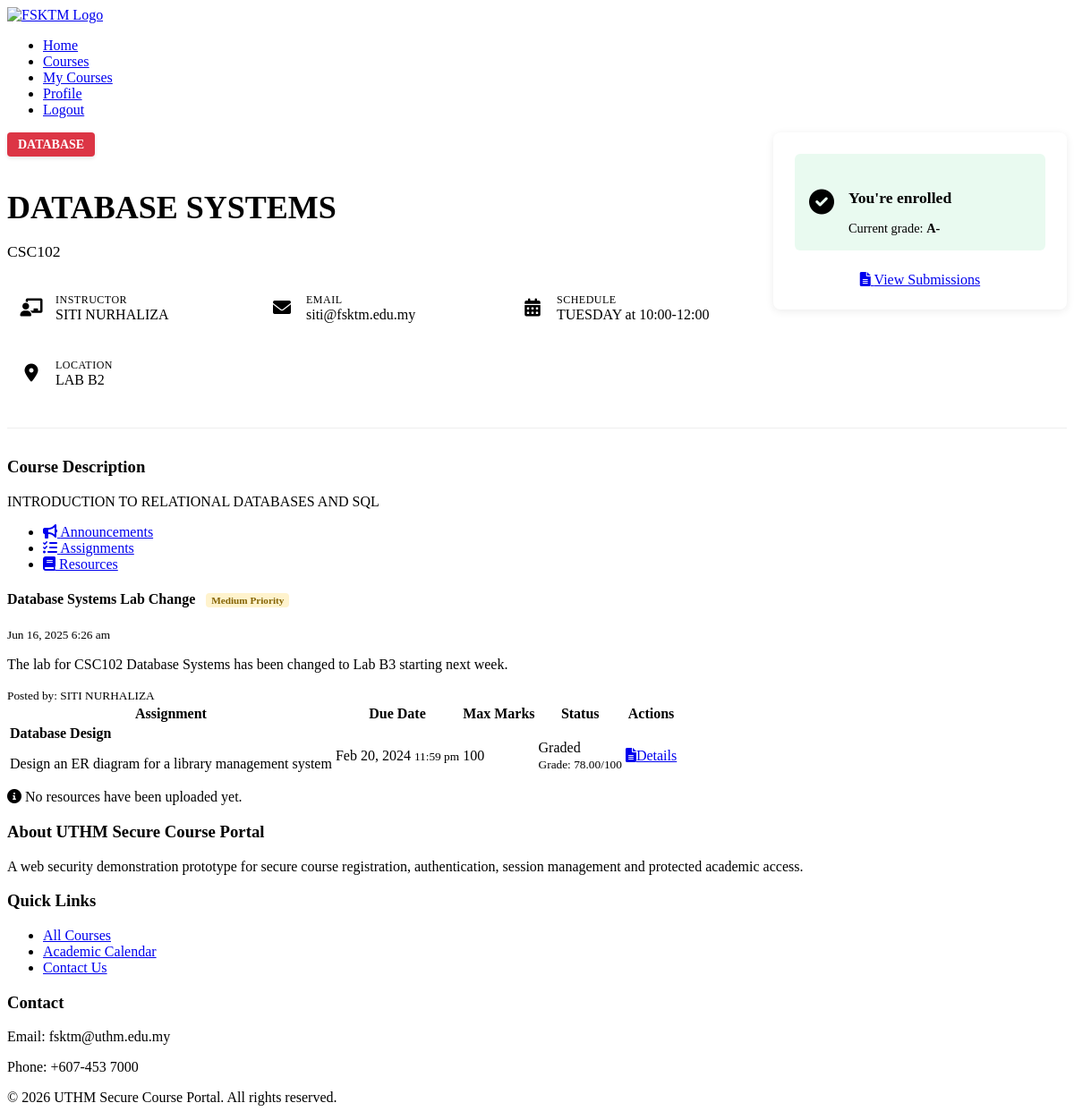
/fsktm-course-system/pages/course-details.php?id=2 (signed in), run on the app's committed database.
### tables this page shows
CREATE TABLE `courses` (
  `course_id` int(11) NOT NULL,
  `course_code` varchar(10) NOT NULL,
  `course_name` varchar(100) NOT NULL,
  `description` text DEFAULT NULL,
  `credits` int(11) NOT NULL DEFAULT 3,
  `semester` enum('1','2','3') NOT NULL,
  `academic_year` varchar(9) NOT NULL,
  `max_students` int(11) DEFAULT 40,
  `current_enrolled` int(11) DEFAULT 0,
  `instructor_id` int(11) DEFAULT NULL,
  `schedule_day` varchar(20) DEFAULT NULL,
  `schedule_time` varchar(50) DEFAULT NULL,
  `classroom` varchar(20) DEFAULT NULL,
  `course_image` varchar(255) DEFAULT 'default-course.jpg',
  `prerequisites` text DEFAULT NULL,
  `category_id` int(11) DEFAULT NULL,
  `is_active` tinyint(1) DEFAULT 1,
  `created_at` timestamp NOT NULL DEFAULT current_timestamp(),
  `updated_at` timestamp NOT NULL DEFAULT current_timestamp() ON UPDATE current_timestamp()
);

CREATE TABLE `course_categories` (
  `category_id` int(11) NOT NULL,
  `category_name` varchar(50) NOT NULL,
  `description` text DEFAULT NULL,
  `color_code` varchar(7) DEFAULT '#007bff',
  `created_at` timestamp NOT NULL DEFAULT current_timestamp()
);

CREATE TABLE `users` (
  `user_id` int(11) NOT NULL,
  `username` varchar(50) NOT NULL,
  `email` varchar(100) NOT NULL,
  `password` varchar(255) NOT NULL,
  `first_name` varchar(50) NOT NULL,
  `last_name` varchar(50) NOT NULL,
  `user_type` enum('student','lecturer','admin') DEFAULT 'student',
  `profile_picture` varchar(255) DEFAULT 'default-avatar.png',
  `phone` varchar(20) DEFAULT NULL,
  `date_of_birth` date DEFAULT NULL,
  `student_id` varchar(20) DEFAULT NULL,
  `staff_id` varchar(20) DEFAULT NULL,
  `address` text DEFAULT NULL,
  `department` varchar(100) DEFAULT NULL,
  `created_at` timestamp NOT NULL DEFAULT current_timestamp(),
  `updated_at` timestamp NOT NULL DEFAULT current_timestamp() ON UPDATE current_timestamp(),
  `is_active` tinyint(1) DEFAULT 1,
  `last_login` timestamp NULL DEFAULT NULL,
  `failed_login_attempts` int(11) NOT NULL DEFAULT 0,
  `locked_until` datetime DEFAULT NULL
);

CREATE TABLE `registrations` (
  `registration_id` int(11) NOT NULL,
  `user_id` int(11) NOT NULL,
  `course_id` int(11) NOT NULL,
  `registration_date` timestamp NOT NULL DEFAULT current_timestamp(),
  `status` enum('pending','approved','rejected','dropped','completed') DEFAULT 'pending',
  `grade` varchar(3) DEFAULT NULL,
  `attendance_percentage` decimal(5,2) DEFAULT 0.00,
  `final_marks` decimal(5,2) DEFAULT 0.00,
  `notes` text DEFAULT NULL
);

CREATE TABLE `announcements` (
  `announcement_id` int(11) NOT NULL,
  `title` varchar(200) NOT NULL,
  `content` text NOT NULL,
  `course_id` int(11) DEFAULT NULL,
  `created_by` int(11) NOT NULL,
  `priority` enum('low','medium','high') DEFAULT 'medium',
  `is_active` tinyint(1) DEFAULT 1,
  `created_at` timestamp NOT NULL DEFAULT current_timestamp(),
  `updated_at` timestamp NOT NULL DEFAULT current_timestamp() ON UPDATE current_timestamp()
);

CREATE TABLE `assignments` (
  `assignment_id` int(11) NOT NULL,
  `course_id` int(11) NOT NULL,
  `title` varchar(200) NOT NULL,
  `description` text DEFAULT NULL,
  `due_date` datetime NOT NULL,
  `max_marks` int(11) DEFAULT 100,
  `created_at` timestamp NOT NULL DEFAULT current_timestamp(),
  `updated_at` timestamp NOT NULL DEFAULT current_timestamp() ON UPDATE current_timestamp()
);

CREATE TABLE `submissions` (
  `submission_id` int(11) NOT NULL,
  `assignment_id` int(11) NOT NULL,
  `user_id` int(11) NOT NULL,
  `submission_date` timestamp NOT NULL DEFAULT current_timestamp(),
  `file_path` varchar(255) NOT NULL,
  `marks` decimal(5,2) DEFAULT NULL,
  `feedback` text DEFAULT NULL,
  `status` enum('submitted','late','graded') DEFAULT 'submitted'
);

### fsktm-course-system/pages/course-details.php (the view, shortened to what the rows shown need)
<?php
require_once '../includes/functions.php';
$course_id = (int)$_GET['id'];
$db = new Database();
$conn = $db->getConnection();
$stmt = $conn->prepare("SELECT c.*, CONCAT(u.first_name, ' ', u.last_name) AS full_name, u.email AS instructor_email,
                        cc.category_name, cc.color_code
                        FROM courses c
                        LEFT JOIN users u ON c.instructor_id = u.user_id
                        LEFT JOIN course_categories cc ON c.category_id = cc.category_id
                        WHERE c.course_id = ?");
$stmt->bind_param("i", $course_id);
$stmt->execute();
$course = $stmt->get_result()->fetch_assoc();
$is_enrolled = false;
$is_lecturer = ($course['instructor_id'] == $_SESSION['user_id']);
if (isStudent()) {
    $stmt = $conn->prepare("SELECT status, grade FROM registrations
                           WHERE user_id = ? AND course_id = ?");
    $stmt->bind_param("ii", $_SESSION['user_id'], $course_id);
    $stmt->execute();
    $registration = $stmt->get_result()->fetch_assoc();
    $is_enrolled = (bool)$registration;
}
$stmt = $conn->prepare("SELECT * FROM announcements
                       WHERE course_id = ?
                       ORDER BY created_at DESC LIMIT 5");
$stmt->bind_param("i", $course_id);
$stmt->execute();
$announcements = $stmt->get_result()->fetch_all(MYSQLI_ASSOC);
$assignments = [];
if ($is_lecturer || $is_enrolled) {
    $query = "SELECT a.*,
             (SELECT COUNT(*) FROM submissions s WHERE s.assignment_id = a.assignment_id) as submission_count
             FROM assignments a
             WHERE a.course_id = ?
             ORDER BY a.due_date";
    $stmt = $conn->prepare($query);
    $stmt->bind_param("i", $course_id);
    $stmt->execute();
    $assignments = $stmt->get_result()->fetch_all(MYSQLI_ASSOC);
    if ($is_enrolled) {
        foreach ($assignments as &$assignment) {
            $stmt = $conn->prepare("SELECT * FROM submissions
                                  WHERE assignment_id = ? AND user_id = ?");
            $stmt->bind_param("ii", $assignment['assignment_id'], $_SESSION['user_id']);
            $stmt->execute();
            $submission = $stmt->get_result()->fetch_assoc();
        }
    }
}
include '../includes/header.php';
?>
<div class="course-details-container">
    <div class="course-header">
        <div class="course-header-content">
            <div class="course-title-section">
                <div class="course-badge" style="background-color: <?= $course['color_code'] ?>">
                    <?= htmlspecialchars($course['category_name']) ?>
                </div>
                <h1><?= htmlspecialchars($course['course_name']) ?></h1>
                <p class="course-code"><?= htmlspecialchars($course['course_code']) ?></p>
            </div>
            <div class="course-meta-grid">
                <div class="meta-item">
                    <div>
                        <span class="meta-label">Email</span>
                        <span class="meta-value"><?= htmlspecialchars($course['instructor_email']) ?></span>
                    </div>
                </div>
                <div class="meta-item">
                    <div>
                        <span class="meta-label">Schedule</span>
                        <span class="meta-value"><?= htmlspecialchars($course['schedule_day']) ?> at <?= htmlspecialchars($course['schedule_time']) ?></span>
                    </div>
                </div>
                <div class="meta-item">
                    <div>
                        <span class="meta-label">Location</span>
                        <span class="meta-value"><?= htmlspecialchars($course['classroom']) ?></span>
                    </div>
                </div>
            </div>
        </div>
        <div class="course-status-card">
            <?php if (isStudent()): ?>
                <?php if ($is_enrolled): ?>
                    <div class="status-message success">
                        <div>
                            <?php if (!empty($registration['grade'])): ?>
                                <p>Current grade: <strong><?= $registration['grade'] ?></strong></p>
                            <?php else: ?>
                                <p>Active in this course</p>
                            <?php endif; ?>
                        </div>
                    </div>
                <?php endif; ?>
            <?php endif; ?>
        </div>
    </div>
    <div class="course-description">
        <h3>Course Description</h3>
        <div class="bg-light p-3 rounded">
            <?= nl2br(htmlspecialchars($course['description'])) ?>
        </div>
    </div>
    <div class="course-tabs mt-4">
        <div class="tab-content">
            <div id="announcements" class="tab-pane active">
                <?php if (empty($announcements)): ?>
                    <div class="alert alert-info">
                        <i class="fas fa-info-circle mr-2"></i>No announcements have been posted yet.
                    </div>
                <?php else: ?>
                    <div class="announcement-list">
                        <?php foreach ($announcements as $announcement): ?>
                            <div class="announcement-item">
                                <div class="d-flex justify-content-between align-items-center mb-2">
                                    <h4>
                                        <?= htmlspecialchars($announcement['title']) ?>
                                        <?php if ($announcement['priority'] === 'high'): ?>
                                            <span class="priority high">High Priority</span>
                                        <?php elseif ($announcement['priority'] === 'medium'): ?>
                                            <span class="priority medium">Medium Priority</span>
                                        <?php endif; ?>
                                    </h4>
                                    <div>
                                        <small class="text-muted"><?= date('M j, Y g:i a', strtotime($announcement['created_at'])) ?></small>
                                    </div>
                                </div>
                                <p><?= nl2br(htmlspecialchars($announcement['content'])) ?></p>
                                <?php if (!empty($announcement['created_by'])): ?>
                                    <small class="text-muted">
                                        Posted by: <?= get_user_name($announcement['created_by']) ?>
                                    </small>
                                <?php endif; ?>
                            </div>
                        <?php endforeach; ?>
                    </div>
                <?php endif; ?>
            </div>
            <div id="assignments" class="tab-pane">
                <?php if (empty($assignments)): ?>
                    <div class="alert alert-info">
                        <i class="fas fa-info-circle mr-2"></i>No assignments have been posted yet.
                    </div>
                <?php else: ?>
                    <div class="assignment-list">
                        <table>
                            <thead>
                                <tr>
                                    <th>Assignment</th>
                                    <th>Due Date</th>
                                    <th>Max Marks</th>
                                    <th>Status</th>
                                    <th>Actions</th>
                                </tr>
                            </thead>
                            <tbody>
                                <?php foreach ($assignments as $assignment): ?>
                                    <tr>
                                        <td>
                                            <strong><?= htmlspecialchars($assignment['title']) ?></strong>
                                            <?php if (!empty($assignment['description'])): ?>
                                                <p class="text-muted small mb-0 mt-1"><?= htmlspecialchars($assignment['description']) ?></p>
                                            <?php endif; ?>
                                        </td>
                                        <td>
                                            <div class="d-flex flex-column">
                                                <span><?= date('M j, Y', strtotime($assignment['due_date'])) ?></span>
                                                <small class="text-muted"><?= date('g:i a', strtotime($assignment['due_date'])) ?></small>
                                            </div>
                                        </td>
                                        <td><?= $assignment['max_marks'] ?></td>
                                        <td>
                                            <?php if ($is_lecturer): ?>
                                                <span class="status-badge info">
                                                    <?= $assignment['submission_count'] ?> submission<?= $assignment['submission_count'] != 1 ? 's' : '' ?>
                                                </span>
                                            <?php elseif ($is_enrolled): ?>
                                                <?php
                                                $status_class = str_replace(' ', '-', $assignment['status']);
                                                ?>
                                                <span class="status-badge <?= $status_class ?>">
                                                    <?= ucfirst($assignment['status']) ?>
                                                </span>
                                                <?php if (!empty($assignment['submission']['marks'])): ?>
                                                    <div class="mt-1">
                                                        <small class="text-success">
                                                            Grade: <?= $assignment['submission']['marks'] ?>/<?= $assignment['max_marks'] ?>
                                                        </small>
                                                    </div>
                                                <?php endif; ?>
                                            <?php else: ?>
                                                <span class="status-badge secondary">Not enrolled</span>
                                            <?php endif; ?>
                                        </td>
                                        <td>
                                            <?php if ($is_lecturer): ?>
                                                <a href="<?= BASE_URL ?>/pages/assignment-view.php?id=<?= $assignment['assignment_id'] ?>"
                                                   class="btn btn-info btn-small">
                                                    <i class="fas fa-eye mr-1"></i>View
                                                </a>
                                            <?php elseif ($is_enrolled): ?>
                                                <?php if ($assignment['submission']): ?>
                                                    <a href="<?= BASE_URL ?>/pages/my-submissions.php"
                                                       class="btn btn-outline btn-small">
                                                        <i class="fas fa-file-alt mr-1"></i>Details
                                                    </a>
                                                <?php endif; ?>
                                            <?php endif; ?>
                                        </td>
                                    </tr>
                                <?php endforeach; ?>
                            </tbody>
                        </table>
                    </div>
                <?php endif; ?>
            </div>
        </div>
    </div>
</div>
<?php include '../includes/footer.php'; ?>

### data on the page
courses: category.category_name "DATABASE", course_name "DATABASE SYSTEMS", course_code "CSC102", instructor.email "siti@fsktm.edu.my", schedule_day "TUESDAY", schedule_time "10:00-12:00", classroom "LAB B2", description "INTRODUCTION TO RELATIONAL DATABASES AND SQL"
registrations: grade "A-"
announcements: title "Database Systems Lab Change", priority "Medium Priority", created_at "Jun 16, 2025 6:26 am", content "The lab for CSC102 Database Systems has been changed to Lab B3 starting next week.", created_by "SITI NURHALIZA"
assignments: title "Database Design", description "Design an ER diagram for a library management system", due_date "Feb 20, 2024", due_date "11:59 pm", max_marks "100", status "Graded"
submissions: marks "78.00"

### other printed values
$course['full_name'] "SITI NURHALIZA"
